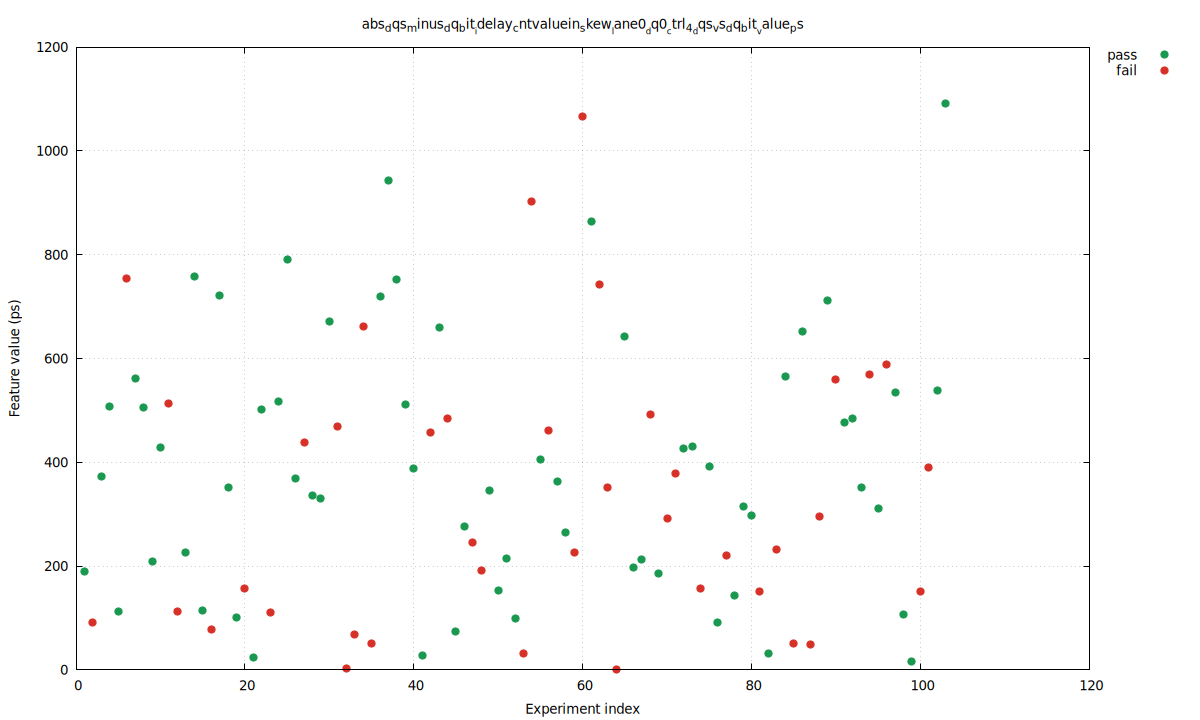

Write the gnuplot code that produced this figure.
set terminal pngcairo size 1200,720 enhanced font 'DejaVu Sans,10'
set output 'cntvaluein3_locked_only_skew_abs_dqs_minus_dq_bit_idelay_cntvaluein_skew_lane0_dq0_ctrl_4_dqs_vs_dq_bit_value_.png'
set datafile separator comma
set key outside right top
set grid
set xlabel 'Experiment index'
set ylabel 'Feature value (ps)'
set title 'abs_dqs_minus_dq_bit__idelay_cntvaluein_skew__lane0__dq0__ctrl_4__dqs_vs_dq_bit__value_ps'
plot \
  'cntvaluein3_locked_only_skew_abs_dqs_minus_dq_bit_idelay_cntvaluein_skew_lane0_dq0_ctrl_4_dqs_vs_dq_bit_value_.dat' using 1:4 with points pt 7 ps 1.2 lc rgb '#1a9850' title 'pass', \
  'cntvaluein3_locked_only_skew_abs_dqs_minus_dq_bit_idelay_cntvaluein_skew_lane0_dq0_ctrl_4_dqs_vs_dq_bit_value_.dat' using 1:5 with points pt 7 ps 1.2 lc rgb '#d73027' title 'fail'
